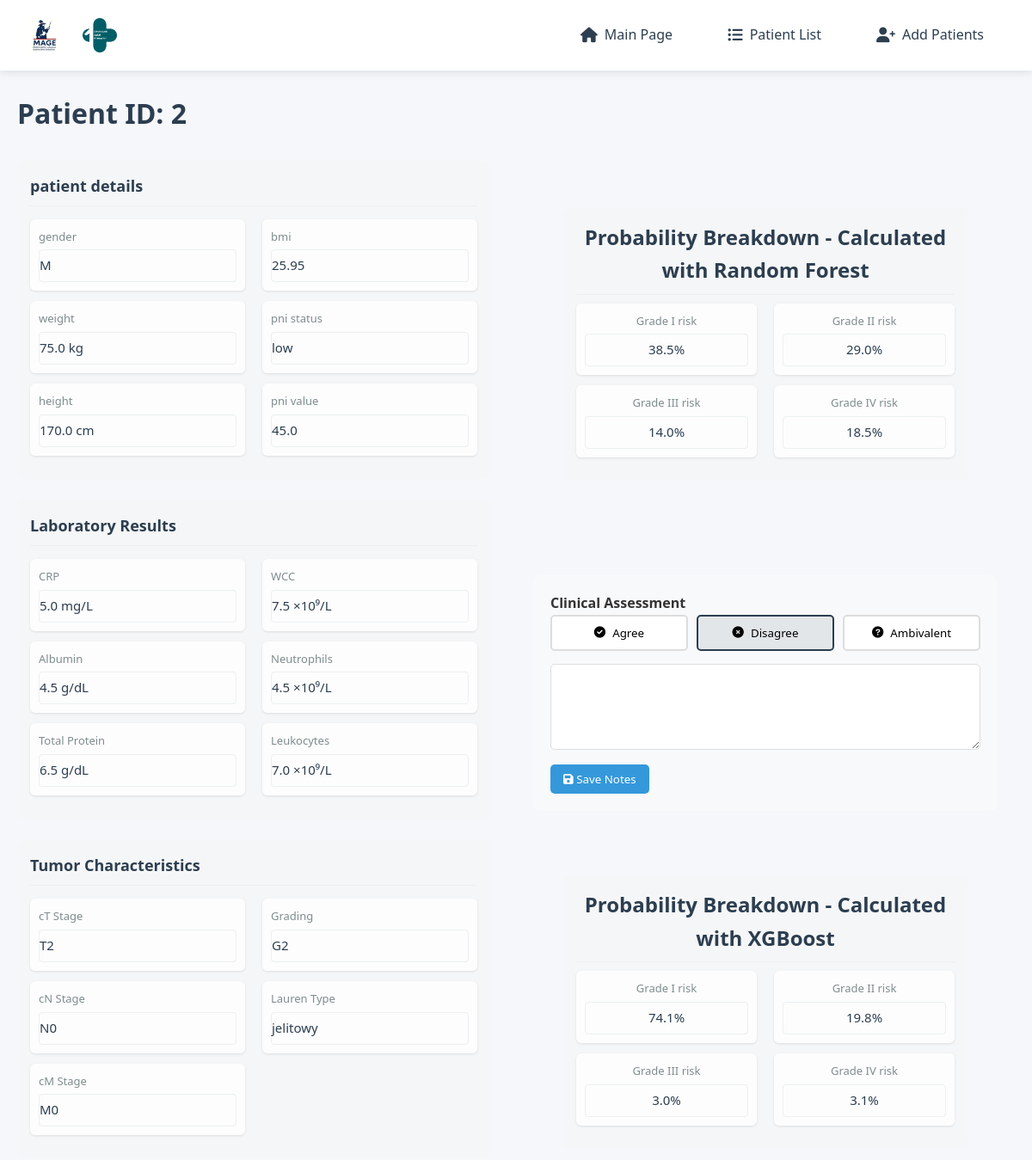
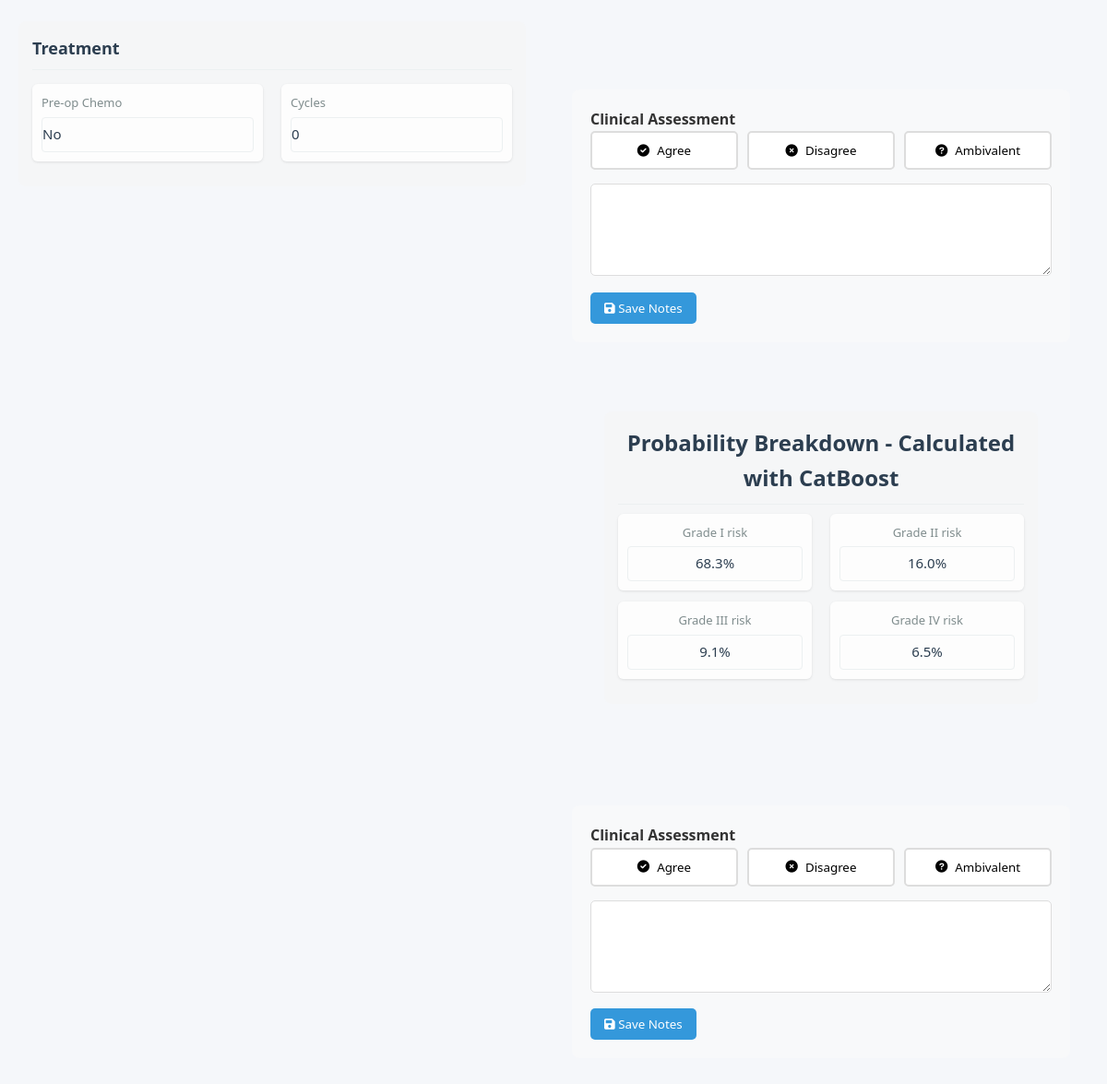
Page /patient/2 on the committed database (2 pictures, top to bottom).
### models.py (models this page shows, shortened)
class Patient(db.Model):
    id = db.Column(db.Integer, primary_key=True)
    gender = db.Column(db.String(1), nullable=False)        # 'M' lub 'K'
    weight = db.Column(db.Float, nullable=False)            # waga w kg (wartości numeryczne)
    height = db.Column(db.Float, nullable=False)            # wzrost w cm (wartości numeryczne)
    bmi = db.Column(db.Float, nullable=False)               # BMI (wartości numeryczne)
    CRP = db.Column(db.Float, nullable=False)               # CRP (wartości numeryczne)
    Alb = db.Column(db.Float, nullable=False)               # Alb (wartości numeryczne)
    WCC = db.Column(db.Float, nullable=False)               # WCC (wartości numeryczne)
    NEU = db.Column(db.Float, nullable=False)               # NEU (wartości numeryczne)
    total_protein = db.Column(db.Float, nullable=False)     # białko całkowite (wartości numeryczne)
    pT = db.Column(db.String(10), nullable=False)           # stadium T (wartości kategoryczne)
    pN = db.Column(db.String(10), nullable=False)           # stadium N (wartości kategoryczne)
    pM = db.Column(db.String(10), nullable=False)           # stadium M (wartości kategoryczne)
    PNI = db.Column(db.Integer, nullable=False)             # PNI (wartości numeryczne 0-1)
    GRADING = db.Column(db.String(10), nullable=False)      # stopień zróżnicowania (wartości kategoryczne)
    Lauren = db.Column(db.String(10), nullable=False)       # typ Lauren (wartości kategoryczne)
    CTH_preop = db.Column(db.String(10), nullable=False)    # chemioterapia przedoperacyjna (wartości kategoryczne)
    cycles_number = db.Column(db.Integer, nullable=False)   # liczba cykli chemioterapii (wartości numeryczne)
    leukocytes = db.Column(db.Float, nullable=True)        # NEW: total leukocytes count (nullable)
    pni_float = db.Column(db.Float, nullable=True)         # NEW: float PNI value (nullable)
    predictions = db.relationship('Prediction', backref='patient', lazy=True)

class Prediction(db.Model):
    id = db.Column(db.Integer, primary_key=True)
    patient_id = db.Column(db.Integer, db.ForeignKey('patient.id'), nullable=False)
    probability = db.Column(db.Float, nullable=False)
    model_used = db.Column(db.String(50), nullable=False)
    interpretation = db.Column(db.String(50), nullable=False)
    top_factors = db.Column(db.JSON)  # Stores list of important factors
    all_probabilities = db.Column(db.JSON) # field for grade probabilities
    grade = db.Column(db.String(2))
    clinician_agreement = db.Column(db.String(20))  # 'agree', 'disagree', 'ambivalent'
    clinician_notes = db.Column(db.Text)
    patient_id = db.Column(db.Integer, db.ForeignKey('patient.id'), nullable=False)

### app.py (the view)
    @app.route('/patient/<int:patient_id>')
    def patient_detail(patient_id):
        patient = Patient.query.get_or_404(patient_id)
        predictions = patient.predictions
        return render_template('patient.html', patient=patient, predictions=predictions)

### templates/patient.html (shortened to what this page needs)
{% extends "base.html" %}
{% block content %}
<header class="patient-header">
    <h1>Patient ID: {{ patient.id }}</h1>
</header>
<div class="patient-profile">
  <div class="patient-data">
    <div class="data-section">
      <h3 class="data-section-title">patient details</h3>
      <div class="data-columns">
          <div class="data-subcolumn">
              <div class="data-field">
                  <label>gender</label>
                  <div class="editable-field">{{ patient.gender }}</div>
              </div>
              <div class="data-field">
                  <label>weight</label>
                  <div class="editable-field">{{ patient.weight }} kg</div>
              </div>
              <div class="data-field">
                  <label>height</label>
                  <div class="editable-field">{{ patient.height }} cm</div>
              </div>
          </div>
          <div class="data-subcolumn">
              <div class="data-field">
                  <label>bmi</label>
                  <div class="editable-field">{{ patient.bmi }}</div>
              </div>
              <div class="data-field">
                  <label>pni status</label>
                  <div class="editable-field">{{ "high" if patient.pni else "low" }}</div>
              </div>
              <div class="data-field">
                  <label>pni value</label>
                  <div class="editable-field">{{ patient.pni_float or 'N/A' }}</div>
              </div>
          </div>
      </div>
  </div>
    <div class="data-section">
        <h3 class="data-section-title">Laboratory Results</h3>
        <div class="data-columns">
            <div class="data-subcolumn">
                <div class="data-field">
                    <label>CRP</label>
                    <div class="editable-field">{{ patient.CRP }} mg/L</div>
                </div>
                <div class="data-field">
                    <label>Albumin</label>
                    <div class="editable-field">{{ patient.Alb }} g/dL</div>
                </div>
                <div class="data-field">
                    <label>Total Protein</label>
                    <div class="editable-field">{{ patient.total_protein }} g/dL</div>
                </div>
            </div>
            <div class="data-subcolumn">
                <div class="data-field">
                    <label>WCC</label>
                    <div class="editable-field">{{ patient.WCC }} ×10⁹/L</div>
                </div>
                <div class="data-field">
                    <label>Neutrophils</label>
                    <div class="editable-field">{{ patient.NEU }} ×10⁹/L</div>
                </div>
                <div class="data-field">
                    <label>Leukocytes</label>
                    <div class="editable-field">{{ patient.leukocytes or 'N/A' }} ×10⁹/L</div>
                </div>
            </div>
        </div>
    </div>
    <div class="data-section">
        <h3 class="data-section-title">Tumor Characteristics</h3>
        <div class="data-columns">
            <div class="data-subcolumn">
                <div class="data-field">
                    <label>cT Stage</label>
                    <div class="editable-field">{{ patient.pT }}</div>
                </div>
                <div class="data-field">
                    <label>cN Stage</label>
                    <div class="editable-field">{{ patient.pN }}</div>
                </div>
                <div class="data-field">
                    <label>cM Stage</label>
                    <div class="editable-field">{{ patient.pM }}</div>
                </div>
            </div>
            <div class="data-subcolumn">
                <div class="data-field">
                    <label>Grading</label>
                    <div class="editable-field">{{ patient.GRADING }}</div>
                </div>
                <div class="data-field">
                    <label>Lauren Type</label>
                    <div class="editable-field">{{ patient.Lauren }}</div>
                </div>
            </div>
        </div>
    </div>
    <div class="data-section">
        <h3 class="data-section-title">Treatment</h3>
        <div class="data-columns">
            <div class="data-subcolumn">
                <div class="data-field">
                    <label>Pre-op Chemo</label>
                    <div class="editable-field">{{ "Yes" if patient.CTH_preop == "tak" else "No" }}</div>
                </div>
            </div>
            <div class="data-subcolumn">
                <div class="data-field">
                    <label>Cycles</label>
                    <div class="editable-field">{{ patient.cycles_number }}</div>
                </div>
            </div>
        </div>
    </div>
</div>
<div class="prediction-data">
    {% if predictions %}
        {% for prediction in predictions %}
        <div class="prediction-result">
            <div class="prediction-result">
                <div class="risk-level">
                    {% if prediction.all_probabilities %}
                    <div class="data-section">
                        <h3 class="data-section-title">Probability Breakdown - Calculated with {{ prediction.model_used }}</h3>
                        <div class="data-columns">
                            {% for grade, prob in prediction.all_probabilities|fromjson|dictsort %}
                            <div class="data-subcolumn">
                                <div class="data-field">
                                    <label>Grade {{ grade }} risk</label>
                                    <div class="editable-field probability-grade probability-grade-{{ grade }}">
                                        {{ (prob * 100)|round(1) }}%
                                    </div>
                                </div>
                            </div>
                            {% if loop.index % 2 == 0 and not loop.last %}
                        </div>
                        <div class="data-columns">
                            {% endif %}
                            {% endfor %}
                        </div>
                    </div>
{% endif %}
                </div>
            </div>
            <div class="clinician-feedback">
                <h4>Clinical Assessment</h4>
                <form method="POST" action="{{ url_for('save_feedback', prediction_id=prediction.id) }}">
                    <div class="feedback-buttons">
                        <button type="submit" name="agreement" value="agree"
                                class="{% if prediction.clinician_agreement == 'agree' %}active{% endif %}">
                            <i class="fas fa-check-circle"></i> Agree
                        </button>
                        <button type="submit" name="agreement" value="disagree"
                                class="{% if prediction.clinician_agreement == 'disagree' %}active{% endif %}">
                            <i class="fas fa-times-circle"></i> Disagree
                        </button>
                        <button type="submit" name="agreement" value="ambivalent"
                                class="{% if prediction.clinician_agreement == 'ambivalent' %}active{% endif %}">
                            <i class="fas fa-question-circle"></i> Ambivalent
                        </button>
                    </div>
                    <div class="feedback-notes">
                        <textarea name="clinician_notes" placeholder="Enter your clinical reasoning...">
                            {{ prediction.clinician_notes or '' }}
                        </textarea>
                        <button type="submit" class="btn-save-notes">
                            <i class="fas fa-save"></i> Save Notes
                        </button>
                    </div>
                </form>
            </div>
        </div>
        {% endfor %}
    {% else %}
        <div class="no-prediction">
            <p>No prediction available for this patient</p>
        </div>
    {% endif %}
</div>
</div>
    </div>
{% endblock %}

### static/css/styles.css (style rules this page uses)
:root { --primary-color: #2c3e50; --secondary-color: #3498db; --accent-color: #e74c3c; --light-gray: #ecf0f1; --medium-gray: #bdc3c7; --dark-gray: #7f8c8d; --success-color: #2ecc71; --warning-color: #f39c12; --danger-color: #e74c3c; }
* { margin: 0; padding: 0; box-sizing: border-box; font-family: 'Segoe UI', Tahoma, Geneva, Verdana, sans-serif; }
body { background-color: #f5f7fa; color: #333; line-height: 1.6; }
header { margin-bottom: 30px; display: flex; justify-content: space-between; align-items: center; flex-wrap: wrap; gap: 20px; }
h1 { color: var(--primary-color); font-weight: 600; }
.patient-header { margin-bottom: 30px; display: flex; align-items: center; gap: 20px; }
.patient-profile { display: flex; gap: 30px; width: 100%; }
.editable-field { padding: 8px 12px; border: 1px solid var(--light-gray); border-radius: 4px; min-height: 38px; }
.feedback-buttons { display: flex; gap: 10px; margin-bottom: 20px; }
.data-field:last-child { border-bottom: none; }
.editable-field { padding: 8px 0; color: #333; }
.data-columns { display: flex; gap: 20px; flex-grow: 1; }
.data-subcolumn { flex: 1; min-width: 0; }
.patient-data { flex: 1; min-width: 0; display: flex; flex-direction: column; }
.prediction-data { width: 50%; min-width: 400px; }
.data-field { margin-bottom: 15px; padding: 10px; background: rgba(245, 245, 245, 0.3); border-radius: 4px; }
.data-field label { display: block; font-size: 13px; color: var(--dark-gray); margin-bottom: 5px; }
.data-field .editable-field { font-size: 15px; font-weight: 500; color: var(--primary-color); padding: 5px 0; }
.prediction-result { padding: 20px; }
.risk-level { text-align: center; margin-bottom: 20px; padding: 15px; border-radius: 8px; }
.risk-level h3 { margin-bottom: 10px; font-size: 24px; }
.clinician-feedback { margin-top: 30px; padding: 20px; background: #f8f9fa; border-radius: 8px; }
.feedback-buttons { display: flex; gap: 10px; margin-bottom: 15px; }
.feedback-buttons button { flex: 1; padding: 10px; border: 2px solid #ddd; background: white; border-radius: 5px; cursor: pointer; transition: all 0.3s; display: flex; align-items: center; justify-content: center; gap: 8px; }
.feedback-buttons button.active { border-color: var(--primary-color); background-color: rgba(44, 62, 80, 0.1); }
.feedback-notes textarea { width: 100%; min-height: 100px; padding: 10px; border: 1px solid #ddd; border-radius: 5px; resize: vertical; }
.btn-save-notes { margin-top: 10px; padding: 8px 15px; background: var(--secondary-color); color: white; border: none; border-radius: 5px; cursor: pointer; }
.data-section { margin-bottom: 25px; background: rgba(245, 245, 245, 0.5); border-radius: 8px; padding: 15px; }
.data-section-title { color: var(--primary-color); font-size: 18px; margin-bottom: 15px; padding-bottom: 8px; border-bottom: 1px solid var(--light-gray); }
.data-field { margin-bottom: 12px; padding: 10px; background: rgba(255, 255, 255, 0.8); border-radius: 6px; box-shadow: 0 1px 3px rgba(0,0,0,0.1); }
.probability-grade { font-weight: 600; text-align: center; padding: 8px; }

### rows in the picture
Patient: id "2", gender "M", weight "75.0", height "170.0", bmi "25.95", pni_float "45.0", CRP "5.0", Alb "4.5", total_protein "6.5", WCC "7.5", NEU "4.5", leukocytes "7.0", pT "T2", pN "N0", pM "M0", GRADING "G2", Lauren "jelitowy", CTH_preop "No", cycles_number "0"
Prediction: model_used "Random Forest", all_probabilities "I" "II" "III" "IV", value "38.5" "29.0" "14.0" "18.5"
Prediction: model_used "XGBoost", all_probabilities "I" "II" "III" "IV", value "74.1" "19.8" "3.0" "3.1"
Prediction: model_used "CatBoost", all_probabilities "I" "II" "III" "IV", value "68.3" "16.0" "9.1" "6.5"

### other values in the picture
{{ "high" if patient.pni else "low" }} "low"
